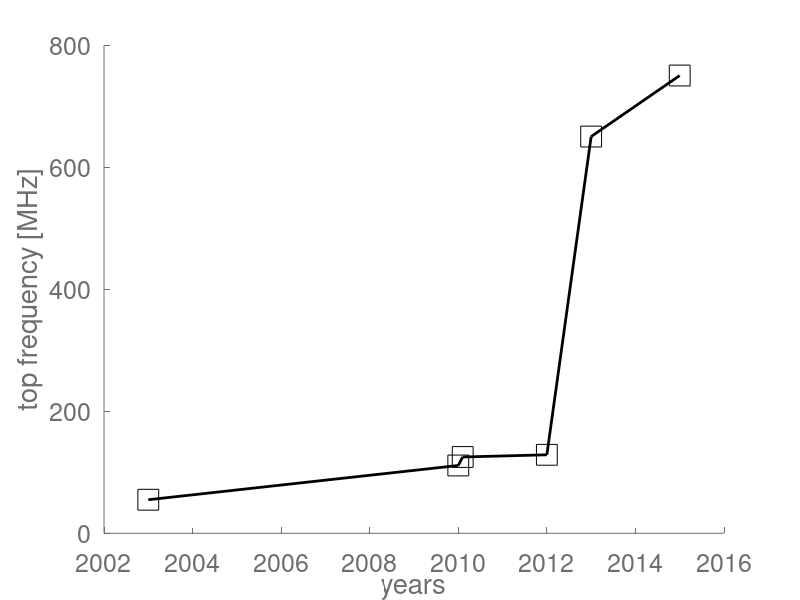

Reproduce this figure in MATLAB.
close all;


%%%%%%%%%%%%%%%%%%%%%%%%%%%%%%%%%%%%%%%%%%%%%%%%%%%%%%%%%%%%%%%%%%%%%%%%%%%
% Plot state-of-the-art summary
%%%%%%%%%%%%%%%%%%%%%%%%%%%%%%%%%%%%%%%%%%%%%%%%%%%%%%%%%%%%%%%%%%%%%%%%%%%

% Data
years = [2003 2010 2010.1 2012 2013 2015];
f     = [55 111.11 125 128.6 650 750];

% Splines
xx = years(1,1) : 0.1 : years(1,end);
yy = spline(years,f,xx);

% Create figure  
figure1 = figure;   

% Create axes
axes1 = axes('Parent',figure1,...
    'ZColor',[0.431372553110123 0.431372553110123 0.431372553110123],...
    'YColor',[0.431372553110123 0.431372553110123 0.431372553110123],...
    'XColor',[0.431372553110123 0.431372553110123 0.431372553110123],...
    'FontSize',18);
grid(axes1,'off');
hold(axes1,'on');
xlabel('years');
ylabel('top frequency [MHz]');

% Plot splines
plot(years,f,'DisplayName','Input','LineWidth',2,...
    'Color',[0 0 0]);

% Plot data
plot(years,f,'MarkerSize',15,'Marker','square','LineStyle','none',...
    'Color',[0 0 0]);

